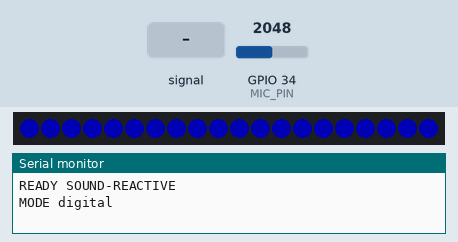
A sketch run on a simulated ESP32. Parts: 20 RGB LEDs in strip order, left to right, the last lines printed to the serial monitor. Inputs (shaded band) come from the test bench; at power-on: GPIO 34 (MIC_PIN) = 2048 (analog values on the 0–4095 scale). Dim RGB values are drawn brighter than linear.

Above: at 0.8 s.
2.2 s: GPIO 34 (MIC_PIN) fed a 200 Hz sine of ±1023 counts around its level
At 3.4 s:
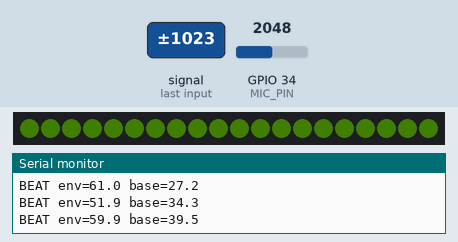
4.4 s: GPIO 34 (MIC_PIN) set to 2866
At 5.9 s:
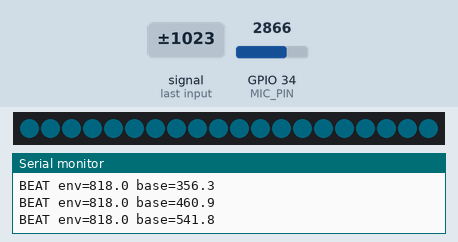
6.6 s: GPIO 34 (MIC_PIN) set to 3247
8.1 s: GPIO 34 (MIC_PIN) set to 3304
9.6 s: GPIO 34 (MIC_PIN) set to 2047
At 10.8 s:
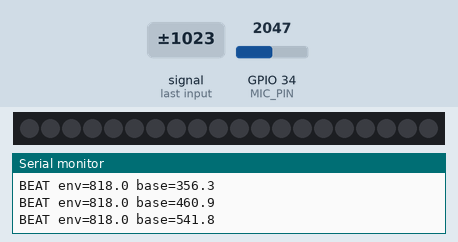
11.1 s: GPIO 34 (MIC_PIN) fed a 2 Hz sine of ±1228 counts around its level
At 11.55 s:
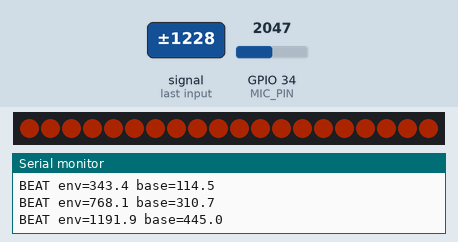
Timing chart, 0 to 13.6 s (numbered marks = the images above; inputs shaded):
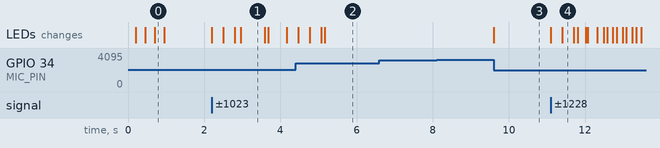

The sketch:

beat_reactive.ino
```cpp
// Sound-reactive driver for a 24V 4-wire LED neon (pads +24V / G / R / D).
// ESP32: data GPIO 16, analog mic GPIO 34 (MAX9814 OUT).
// Power the strip from a fused 24V pack. ESP32 from a 24V→5V buck. Common GND.
//
// Arduino Zero: LED_PIN 6, MIC_PIN A0, 5V from the same buck into Zero 5V.

#include <Adafruit_NeoPixel.h>

#define MODE_DIGITAL 0
#define MODE_ANALOG 1

const int STRIP_MODE = MODE_DIGITAL;  // MODE_ANALOG if MOSFETs on G/R/D

const int LED_PIN = 16;     // strip D (digital) or MOSFET for D (analog)
const int ANALOG_G_PIN = 17;
const int ANALOG_R_PIN = 18;
const int MIC_PIN = 34;

// 24V WS2811 is often 1 pixel per 3 LEDs (60 LED/m → 20). One-IC-per-LED → 60/m.
const int LED_COUNT = 20;
const int BRIGHTNESS = 64;  // keep modest on battery
const uint8_t COLOR_ORDER = NEO_GRB + NEO_KHZ800;

const int SAMPLE_MS = 8;
const int REFRACTORY_MS = 140;
const float BEAT_RATIO = 1.45f;
const float ENV_ATTACK = 0.35f;
const float ENV_DECAY = 0.08f;
const float AVG_DECAY = 0.015f;
const int FLASH_DECAY = 12;

Adafruit_NeoPixel strip(LED_COUNT, LED_PIN, COLOR_ORDER);

float envelope = 0;
float baseline = 8;
int flash = 0;
unsigned long lastBeatMs = 0;
unsigned long lastSampleMs = 0;
uint16_t hue = 0;

#ifdef ESP32
int analogMax() { return 4095; }
#else
int analogMax() { return 1023; }
#endif

int readMicDeviation() {
  long acc = 0;
  const int n = 48;
  for (int i = 0; i < n; i++) {
    int v = analogRead(MIC_PIN);
    acc += v;
  }
  float mean = acc / (float)n;
  float dc = analogMax() * 0.5f;
  return (int)fabsf(mean - dc);
}

void analogWriteRgb(int r, int g, int b) {
  analogWrite(ANALOG_R_PIN, (r * BRIGHTNESS) / 255);
  analogWrite(ANALOG_G_PIN, (g * BRIGHTNESS) / 255);
  analogWrite(LED_PIN, (b * BRIGHTNESS) / 255);
}

void showDigital(uint8_t r, uint8_t g, uint8_t b) {
  for (int i = 0; i < LED_COUNT; i++) {
    strip.setPixelColor(i, strip.Color(r, g, b));
  }
  strip.show();
}

void showColor(uint8_t r, uint8_t g, uint8_t b) {
  if (STRIP_MODE == MODE_ANALOG) {
    analogWriteRgb(r, g, b);
  } else {
    showDigital(r, g, b);
  }
}

void setup() {
  Serial.begin(115200);
#ifdef ESP32
  analogReadResolution(12);
  analogSetAttenuation(ADC_11db);
#endif
  pinMode(MIC_PIN, INPUT);

  if (STRIP_MODE == MODE_ANALOG) {
    pinMode(LED_PIN, OUTPUT);
    pinMode(ANALOG_G_PIN, OUTPUT);
    pinMode(ANALOG_R_PIN, OUTPUT);
    analogWriteRgb(0, 0, 0);
  } else {
    strip.begin();
    strip.setBrightness(BRIGHTNESS);
    strip.show();
  }

  delay(200);
  Serial.println("READY SOUND-REACTIVE");
  Serial.println(STRIP_MODE == MODE_DIGITAL ? "MODE digital" : "MODE analog");

  showColor(255, 0, 0);
  delay(250);
  showColor(0, 255, 0);
  delay(250);
  showColor(0, 0, 255);
  delay(250);
  showColor(0, 0, 0);
}

void wheel(uint16_t pos, uint8_t val, uint8_t *r, uint8_t *g, uint8_t *b) {
  pos = pos & 255;
  uint8_t r0, g0, b0;
  if (pos < 85) {
    r0 = 255 - pos * 3;
    g0 = 0;
    b0 = pos * 3;
  } else if (pos < 170) {
    pos -= 85;
    r0 = 0;
    g0 = pos * 3;
    b0 = 255 - pos * 3;
  } else {
    pos -= 170;
    r0 = pos * 3;
    g0 = 255 - pos * 3;
    b0 = 0;
  }
  *r = (uint8_t)((r0 * val) / 255);
  *g = (uint8_t)((g0 * val) / 255);
  *b = (uint8_t)((b0 * val) / 255);
}

void loop() {
  unsigned long now = millis();
  if (now - lastSampleMs < (unsigned long)SAMPLE_MS) {
    return;
  }
  lastSampleMs = now;

  int level = readMicDeviation();
  if (level > envelope) {
    envelope = envelope + (level - envelope) * ENV_ATTACK;
  } else {
    envelope = envelope + (level - envelope) * ENV_DECAY;
  }
  baseline = baseline + (envelope - baseline) * AVG_DECAY;
  if (baseline < 4) {
    baseline = 4;
  }

  if (envelope > baseline * BEAT_RATIO && (now - lastBeatMs) > (unsigned long)REFRACTORY_MS) {
    lastBeatMs = now;
    flash = 255;
    hue = hue + 40;
    if (hue > 255) {
      hue = 0;
    }
    Serial.print("BEAT env=");
    Serial.print(envelope, 1);
    Serial.print(" base=");
    Serial.println(baseline, 1);
  }

  if (flash > FLASH_DECAY) {
    flash -= FLASH_DECAY;
  } else {
    flash = 0;
  }

  uint8_t val = (uint8_t)flash;
  if (val < 8 && envelope > baseline) {
    val = (uint8_t)constrain((int)(envelope / 2.0f), 0, 40);
  }

  uint8_t r, g, b;
  wheel(hue, val, &r, &g, &b);
  showColor(r, g, b);
}
```

Measured:
- after the input at 2.2 s, the LEDs: first change at once (image 1 shows a later state)
- after the input at 4.4 s, the LEDs: first change after 0.08 s (image 2 shows a later state)
- after the input at 6.6 s, every drawn part: stays the same
- after the input at 8.1 s, every drawn part: stays the same
- after the input at 9.6 s, the LEDs: change at once (image 3)
- after the input at 11.1 s, the LEDs: first change at once (image 4 shows a later state)
- what the display in image 1 shows lasts 0.6 s, from 3.0 s to 3.6 s
